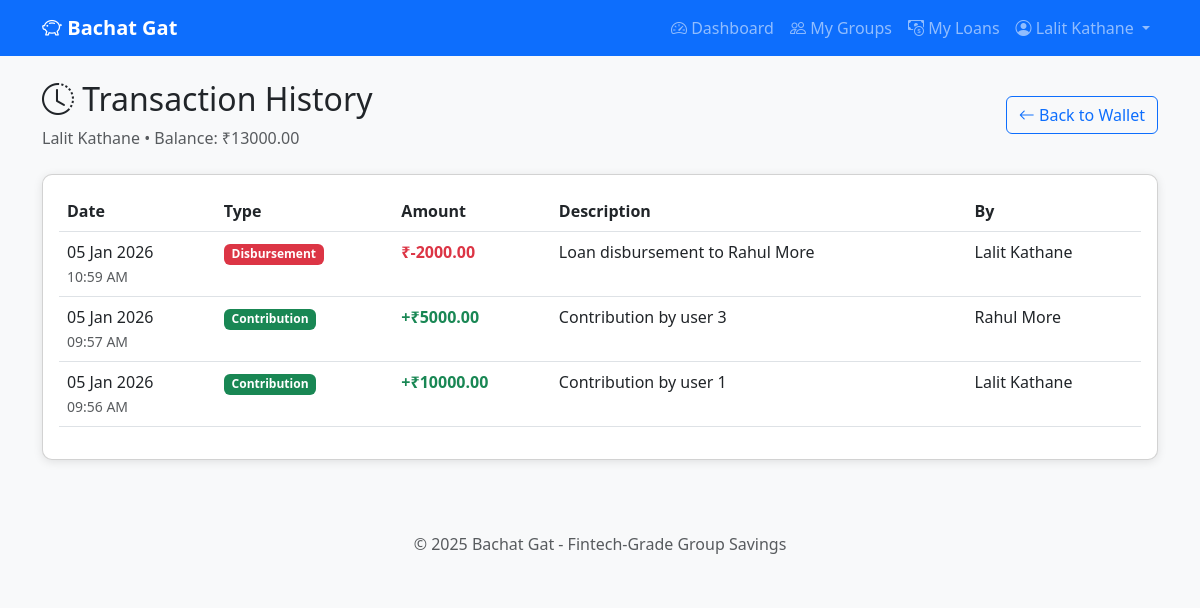
The page /groups/1/wallet/transactions (signed in) on the database as committed earlier.
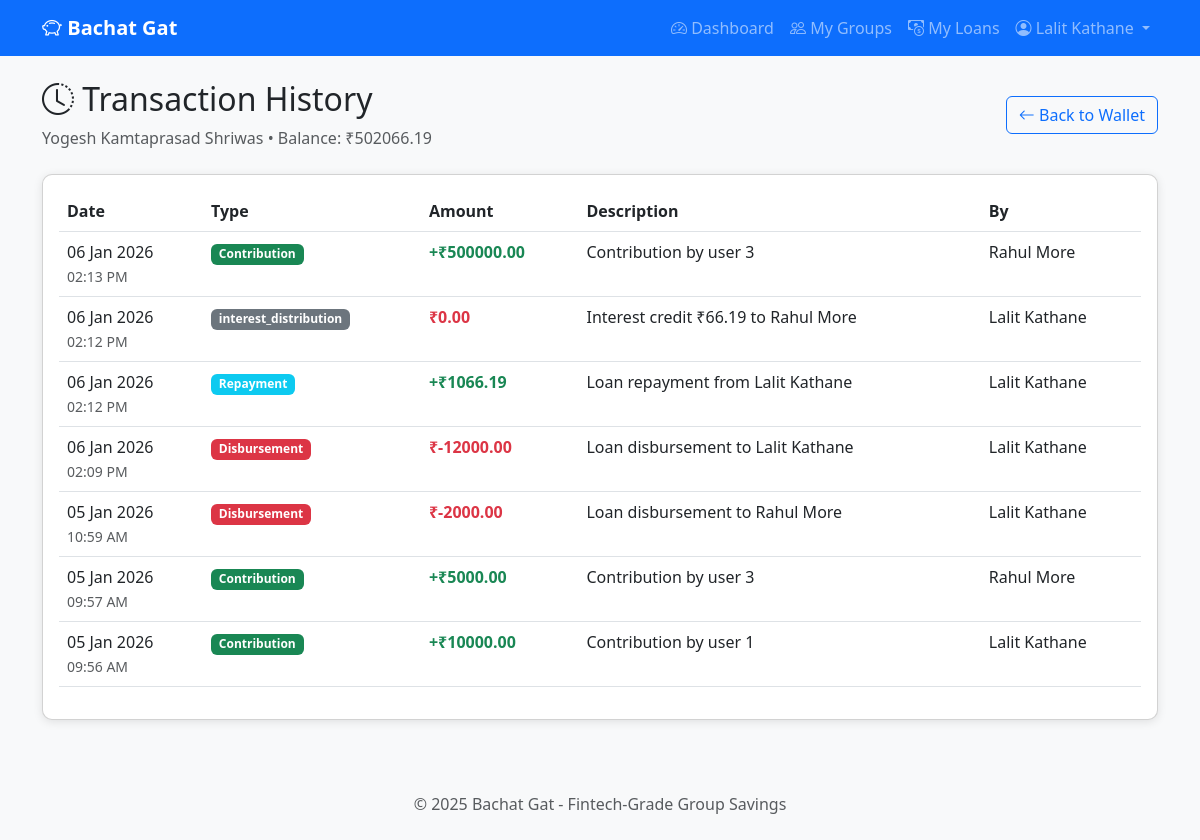
The same page on the database as committed later.
### app/models.py (models this page shows, shortened)
class Group(db.Model):
    __tablename__ = 'groups'
    id = db.Column(db.Integer, primary_key=True)
    name = db.Column(db.String(100), nullable=False)
    description = db.Column(db.String(500))
    created_by = db.Column(db.Integer, db.ForeignKey('users.id'), nullable=False)
    default_interest_rate = db.Column(db.Float, default=12.0)  # Annual %
    default_loan_duration_months = db.Column(db.Integer, default=12)
    default_repayment_type = db.Column(db.String(20), default=RepaymentType.EMI.value)
    use_flat_rate = db.Column(db.Boolean, default=False, nullable=False)  # NEW: Flat rate option
    is_active = db.Column(db.Boolean, default=True)
    created_at = db.Column(db.DateTime, default=datetime.utcnow)
    updated_at = db.Column(db.DateTime, default=datetime.utcnow, onupdate=datetime.utcnow)
    members = db.relationship('GroupMember', backref='group', lazy='dynamic',
                              cascade='all, delete-orphan')
    loan_requests = db.relationship('LoanRequest', backref='group', lazy='dynamic',
                                    cascade='all, delete-orphan')
    wallet = db.relationship('GroupWallet', backref='group', uselist=False,
                             cascade='all, delete-orphan')

class GroupWallet(db.Model):
    __tablename__ = 'group_wallets'
    id = db.Column(db.Integer, primary_key=True)
    group_id = db.Column(db.Integer, db.ForeignKey('groups.id'), unique=True, nullable=False)
    balance = db.Column(db.Float, default=0.0, nullable=False)
    total_contributed = db.Column(db.Float, default=0.0, nullable=False)
    total_disbursed = db.Column(db.Float, default=0.0, nullable=False)
    total_interest_earned = db.Column(db.Float, default=0.0, nullable=False)
    is_dirty = db.Column(db.Boolean, default=False, nullable=False)
    last_recalculated_at = db.Column(db.DateTime, default=datetime.utcnow)
    created_at = db.Column(db.DateTime, default=datetime.utcnow)
    updated_at = db.Column(db.DateTime, default=datetime.utcnow, onupdate=datetime.utcnow)
    contributions = db.relationship('MemberContribution', backref='wallet', lazy='dynamic')
    transactions = db.relationship('WalletTransaction', backref='wallet', lazy='dynamic')
    member_ledgers = db.relationship('MemberLedger', backref='wallet', lazy='dynamic')

class WalletTransaction(db.Model):
    __tablename__ = 'wallet_transactions'
    id = db.Column(db.Integer, primary_key=True)
    wallet_id = db.Column(db.Integer, db.ForeignKey('group_wallets.id'), nullable=False)
    transaction_type = db.Column(db.String(30), nullable=False)
    amount = db.Column(db.Float, nullable=False)
    balance_after = db.Column(db.Float, nullable=True)
    reference_type = db.Column(db.String(50), nullable=True)
    reference_id = db.Column(db.Integer, nullable=True)
    created_by = db.Column(db.Integer, db.ForeignKey('users.id'), nullable=False)
    beneficiary_id = db.Column(db.Integer, db.ForeignKey('users.id'), nullable=True)
    description = db.Column(db.String(255), nullable=True)
    idempotency_key = db.Column(db.String(64), unique=True, nullable=False)
    is_reversed = db.Column(db.Boolean, default=False)
    reversed_at = db.Column(db.DateTime, nullable=True)
    reversed_by_id = db.Column(db.Integer, db.ForeignKey('users.id'), nullable=True)
    created_at = db.Column(db.DateTime, default=datetime.utcnow)
    created_by_user = db.relationship('User', foreign_keys=[created_by], backref='transactions_created')
    beneficiary = db.relationship('User', foreign_keys=[beneficiary_id], backref='interest_received')
    reversed_by_user = db.relationship('User', foreign_keys=[reversed_by_id])

class User(UserMixin, db.Model):
    __tablename__ = 'users'
    id = db.Column(db.Integer, primary_key=True)
    name = db.Column(db.String(100), nullable=False)
    email = db.Column(db.String(120), unique=True, nullable=False)
    password_hash = db.Column(db.String(256), nullable=False)
    phone = db.Column(db.String(20), nullable=True)
    created_at = db.Column(db.DateTime, default=datetime.utcnow)
    updated_at = db.Column(db.DateTime, default=datetime.utcnow, onupdate=datetime.utcnow)
    groups_created = db.relationship('Group', backref='creator', lazy='dynamic')
    memberships = db.relationship('GroupMember', backref='user', lazy='dynamic',
                                  foreign_keys='GroupMember.user_id')
    loan_requests = db.relationship('LoanRequest', backref='requester', lazy='dynamic',
                                    foreign_keys='LoanRequest.requested_by')
    approvals = db.relationship('LoanApproval', backref='approver', lazy='dynamic')
    contributions = db.relationship('MemberContribution', backref='contributor', lazy='dynamic')
    repayments = db.relationship('LoanRepayment', backref='payer', lazy='dynamic',
                                 foreign_keys='LoanRepayment.paid_by')
    member_ledgers = db.relationship('MemberLedger', backref='member', lazy='dynamic')

### app/routes/wallet.py (the view)
@wallet_bp.route('/groups/<int:group_id>/wallet/transactions')
@login_required
def transactions(group_id):
    group = Group.query.get_or_404(group_id)
    if not is_group_member(current_user.id, group_id):
        flash('You are not a member of this group!', 'danger')
        return redirect(url_for('groups.list_groups'))
    wallet = group.wallet
    if not wallet:
        flash('This group does not have a wallet!', 'danger')
        return redirect(url_for('groups.view_group', group_id=group_id))
    type_filter = request.args.get('type', None)
    query = WalletTransaction.query.filter_by(
        wallet_id=wallet.id,
        is_reversed=False
    )
    if type_filter:
        query = query.filter_by(transaction_type=type_filter)
    page = request.args.get('page', 1, type=int)
    per_page = 20
    transactions = query.order_by(
        WalletTransaction.created_at.desc()
    ).paginate(page=page, per_page=per_page, error_out=False)
    return render_template(
        'wallet/transactions.html',
        group=group,
        wallet=wallet,
        transactions=transactions,
        type_filter=type_filter,
        TransactionType=TransactionType
    )

### app/__init__.py (called while the page is built)
def create_app():
    app = Flask(__name__)
    app.config.from_object(Config)
    db.init_app(app)
    login_manager.init_app(app)
    from app.models import User
    @login_manager.user_loader
    def load_user(user_id):
        return User.query.get(int(user_id))
    from app.routes.auth import auth_bp
    from app.routes.groups import groups_bp
    from app.routes.loans import loans_bp
    from app.routes.wallet import wallet_bp
    from app.routes.admin import admin_bp  # NEW
    app.register_blueprint(auth_bp)
    app.register_blueprint(groups_bp)
    app.register_blueprint(loans_bp)
    app.register_blueprint(wallet_bp)
    app.register_blueprint(admin_bp)  # NEW
    with app.app_context():
        db.create_all()
        print("✅ Database tables created!")
    return app

### app/services/authorization_service.py (called while the page is built)
def is_group_member(user_id, group_id):
    membership = GroupMember.query.filter_by(
        user_id=user_id,
        group_id=group_id,
        is_active=True
    ).first()
    return membership is not None

### app/templates/wallet/transactions.html (shortened to what this page needs)
{% extends 'base.html' %}
{% block content %}
<div class="d-flex justify-content-between align-items-center mb-4">
    <div>
        <h2><i class="bi bi-clock-history"></i> Transaction History</h2>
        <p class="text-muted mb-0">{{ group.name }} • Balance: ₹{{ "%.2f"|format(wallet.balance) }}</p>
    </div>
    <a href="{{ url_for('wallet.view_wallet', group_id=group.id) }}" class="btn btn-outline-primary">
        <i class="bi bi-arrow-left"></i> Back to Wallet
    </a>
</div>
{% if transactions.items %}
<div class="card">
    <div class="card-body">
        <div class="table-responsive">
            <table class="table table-hover">
                <thead>
                    <tr>
                        <th>Date</th>
                        <th>Type</th>
                        <th>Amount</th>
                        <th>Description</th>
                        <th>By</th>
                    </tr>
                </thead>
                <tbody>
                    {% for txn in transactions.items %}
                    <tr>
                        <td>
                            {{ txn.created_at.strftime('%d %b %Y') }}<br>
                            <small class="text-muted">{{ txn.created_at.strftime('%I:%M %p') }}</small>
                        </td>
                        <td>
                            {% if txn.transaction_type == 'contribution' %}
                            <span class="badge bg-success">Contribution</span>
                            {% elif txn.transaction_type == 'loan_disbursement' %}
                            <span class="badge bg-danger">Disbursement</span>
                            {% elif txn.transaction_type == 'repayment' %}
                            <span class="badge bg-info">Repayment</span>
                            {% else %}
                            <span class="badge bg-secondary">{{ txn.transaction_type }}</span>
                            {% endif %}
                        </td>
                        <td>
                            {% if txn.amount > 0 %}
                            <span class="text-success fw-bold">+₹{{ "%.2f"|format(txn.amount) }}</span>
                            {% else %}
                            <span class="text-danger fw-bold">₹{{ "%.2f"|format(txn.amount) }}</span>
                            {% endif %}
                        </td>
                        <td>{{ txn.description or '-' }}</td>
                        <td>{{ txn.created_by_user.name }}</td>
                    </tr>
                    {% endfor %}
                </tbody>
            </table>
        </div>
    </div>
</div>
{% else %}
<div class="text-center py-5">
    <i class="bi bi-inbox text-muted" style="font-size: 4rem;"></i>
    <h4 class="mt-3 text-muted">No transactions yet</h4>
</div>
{% endif %}
{% endblock %}

Rows that differ between the two databases and show on the page:
changed Group: name "Lalit Kathane" → "Yogesh Kamtaprasad Shriwas"
changed GroupWallet: balance "13000.00" → "502066.19"
added WalletTransaction: created_at "06 Jan 2026", created_at "02:13 PM", transaction_type "Contribution", amount "500000.00", description "Contribution by user 3", created_by_user.name "Rahul More"
added WalletTransaction: created_at "06 Jan 2026", created_at "02:12 PM", transaction_type "interest_distribution", amount "0.00", description "Interest credit ₹66.19 to Rahul More", created_by_user.name "Lalit Kathane"
added WalletTransaction: created_at "06 Jan 2026", created_at "02:12 PM", transaction_type "Repayment", amount "1066.19", description "Loan repayment from Lalit Kathane", created_by_user.name "Lalit Kathane"
added WalletTransaction: created_at "06 Jan 2026", created_at "02:09 PM", shows "Disbursement", amount "-12000.00", description "Loan disbursement to Lalit Kathane", created_by_user.name "Lalit Kathane"
